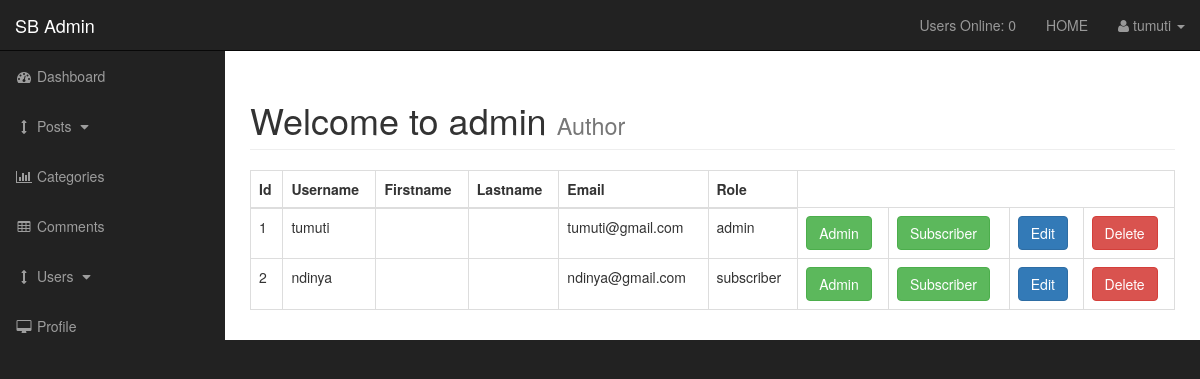
The page /admin/users.php (signed in) on the database its author committed.
### tables this page shows
CREATE TABLE `users` (
  `user_id` int(3) NOT NULL,
  `username` varchar(255) NOT NULL,
  `user_password` varchar(255) NOT NULL,
  `user_firstname` varchar(255) NOT NULL,
  `user_lastname` varchar(255) NOT NULL,
  `user_email` varchar(255) NOT NULL,
  `user_image` text NOT NULL,
  `user_role` varchar(255) NOT NULL,
  `token` text NOT NULL
);

### admin/includes/view_all_users.php (the view, shortened to what this page needs)
		<table class="table table-bordered table-hover">
		<thead>
		<tr>
		<th>Id</th>
		<th>Username</th>
		<th>Firstname</th>
		<th>Lastname</th>
		<th>Email</th>
		<th>Role</th>
		</tr>
		</thead>
		<tbody>
		<?php
$query = "SELECT * FROM users";
$select_users = mysqli_query($connection, $query);
while($row = mysqli_fetch_assoc($select_users)){
$user_id = $row['user_id'];
$username = $row['username'];
$user_firstname = $row['user_firstname'];
$user_lastname = $row['user_lastname'];
$user_email = $row['user_email'];
$user_role = $row['user_role'];
echo "<tr>";
	echo "<td>{$user_id}</td>";
	echo "<td>{$username}</td>";
	echo "<td>{$user_firstname}</td>";
	echo "<td>{$user_lastname}</td>";
	echo "<td>{$user_email}</td>";
	echo "<td>{$user_role}</td>";
echo "<td><a class='btn btn-success' href='users.php?change_to_admin={$user_id}'>Admin</a></td>";
echo "<td><a class='btn btn-success' href='users.php?change_to_sub={$user_id}'>Subscriber</a></td>";
echo "<td><a class='btn btn-primary' href='users.php?source=edit_user&edit_user=$user_id'>Edit</a></td>";
echo "<td><a class='btn btn-danger' href='users.php?delete=$user_id'>Delete</a></td>";
echo "</tr>";
}
		?>
		</tbody>
		</table>

### admin/css/sb-admin.css (style rules this page uses)
body { margin-top: 100px; background-color: #222; }
@media (min-width:768px) { body { margin-top: 50px; } }

### rows shown on the page
users: user_id "1", username "tumuti", user_email "tumuti@gmail.com", user_role "admin"
users: user_id "2", username "ndinya", user_email "ndinya@gmail.com", user_role "subscriber"

### other values the page prints
users_online() "0"
$_SESSION['username'] "tumuti"
